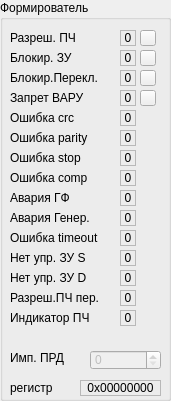
    <widget class="QGroupBox" name="groupFormerCtrl">
     <property name="geometry">
      <rect>
       <x>180</x>
       <y>20</y>
       <width>171</width>
       <height>401</height>
      </rect>
     </property>
     <property name="title">
      <string>Формирователь</string>
     </property>
     <widget class="QLabel" name="labelFormerCtrlt">
      <property name="geometry">
       <rect>
        <x>10</x>
        <y>380</y>
        <width>61</width>
        <height>16</height>
       </rect>
      </property>
      <property name="text">
       <string>регистр</string>
      </property>
     </widget>
     <widget class="QLabel" name="labelFormerCtrl">
      <property name="geometry">
       <rect>
        <x>80</x>
        <y>380</y>
        <width>81</width>
        <height>16</height>
       </rect>
      </property>
      <property name="frameShape">
       <enum>QFrame::StyledPanel</enum>
      </property>
      <property name="text">
       <string>0x00000000</string>
      </property>
      <property name="alignment">
       <set>Qt::AlignCenter</set>
      </property>
     </widget>
     <widget class="QLabel" name="labelFormerCtrl1t">
      <property name="geometry">
       <rect>
        <x>10</x>
        <y>30</y>
        <width>111</width>
        <height>16</height>
       </rect>
      </property>
      <property name="text">
       <string>Разреш. ПЧ</string>
      </property>
     </widget>
     <widget class="QLabel" name="labelFormerCtrl1">
      <property name="geometry">
       <rect>
        <x>120</x>
        <y>30</y>
        <width>16</width>
        <height>16</height>
       </rect>
      </property>
      <property name="frameShape">
       <enum>QFrame::StyledPanel</enum>
      </property>
      <property name="text">
       <string>0</string>
      </property>
      <property name="alignment">
       <set>Qt::AlignCenter</set>
      </property>
     </widget>
     <widget class="QPushButton" name="pushFormerCtrl1">
      <property name="geometry">
       <rect>
        <x>140</x>
        <y>30</y>
        <width>16</width>
        <height>16</height>
       </rect>
      </property>
      <property name="text">
       <string/>
      </property>
     </widget>
     <widget class="QPushButton" name="pushFormerCtrl2">
      <property name="geometry">
       <rect>
        <x>140</x>
        <y>50</y>
        <width>16</width>
        <height>16</height>
       </rect>
      </property>
      <property name="text">
       <string/>
      </property>
     </widget>
     <widget class="QLabel" name="labelFormerCtrl2t">
      <property name="geometry">
       <rect>
        <x>10</x>
        <y>50</y>
        <width>111</width>
        <height>16</height>
       </rect>
      </property>
      <property name="text">
       <string>Блокир. ЗУ</string>
      </property>
     </widget>
     <widget class="QLabel" name="labelFormerCtrl2">
      <property name="geometry">
       <rect>
        <x>120</x>
        <y>50</y>
        <width>16</width>
        <height>16</height>
       </rect>
      </property>
      <property name="frameShape">
       <enum>QFrame::StyledPanel</enum>
      </property>
      <property name="text">
       <string>0</string>
      </property>
      <property name="alignment">
       <set>Qt::AlignCenter</set>
      </property>
     </widget>
     <widget class="QLabel" name="labelFormerCtrl3">
      <property name="geometry">
       <rect>
        <x>120</x>
        <y>70</y>
        <width>16</width>
        <height>16</height>
       </rect>
      </property>
      <property name="frameShape">
       <enum>QFrame::StyledPanel</enum>
      </property>
      <property name="text">
       <string>0</string>
      </property>
      <property name="alignment">
       <set>Qt::AlignCenter</set>
      </property>
     </widget>
     <widget class="QPushButton" name="pushFormerCtrl3">
      <property name="geometry">
       <rect>
        <x>140</x>
        <y>70</y>
        <width>16</width>
        <height>16</height>
       </rect>
      </property>
      <property name="text">
       <string/>
      </property>
     </widget>
     <widget class="QLabel" name="labelFormerCtrl3t">
      <property name="geometry">
       <rect>
        <x>10</x>
        <y>70</y>
        <width>111</width>
        <height>16</height>
       </rect>
      </property>
      <property name="text">
       <string>Блокир.Перекл.</string>
      </property>
     </widget>
     <widget class="QPushButton" name="pushFormerCtrl5">
      <property name="geometry">
       <rect>
        <x>140</x>
        <y>90</y>
        <width>16</width>
        <height>16</height>
       </rect>
      </property>
      <property name="text">
       <string/>
      </property>
     </widget>
     <widget class="QLabel" name="labelFormerCtrl5t">
      <property name="geometry">
       <rect>
        <x>10</x>
        <y>90</y>
        <width>111</width>
        <height>16</height>
       </rect>
      </property>
      <property name="text">
       <string>Запрет ВАРУ</string>
      </property>
     </widget>
     <widget class="QLabel" name="labelFormerCtrl5">
      <property name="geometry">
       <rect>
        <x>120</x>
        <y>90</y>
        <width>16</width>
        <height>16</height>
       </rect>
      </property>
      <property name="frameShape">
       <enum>QFrame::StyledPanel</enum>
      </property>
      <property name="text">
       <string>0</string>
      </property>
      <property name="alignment">
       <set>Qt::AlignCenter</set>
      </property>
     </widget>
     <widget class="QLabel" name="labelFormerCtrl9">
      <property name="geometry">
       <rect>
        <x>120</x>
        <y>110</y>
        <width>16</width>
        <height>16</height>
       </rect>
      </property>
      <property name="frameShape">
       <enum>QFrame::StyledPanel</enum>
      </property>
      <property name="text">
       <string>0</string>
      </property>
      <property name="alignment">
       <set>Qt::AlignCenter</set>
      </property>
     </widget>
     <widget class="QLabel" name="labelFormerCtrl9t">
      <property name="geometry">
       <rect>
        <x>10</x>
        <y>110</y>
        <width>111</width>
        <height>16</height>
       </rect>
      </property>
      <property name="text">
       <string>Ошибка crc</string>
      </property>
     </widget>
     <widget class="QLabel" name="labelFormerCtrl10">
      <property name="geometry">
       <rect>
        <x>120</x>
        <y>130</y>
        <width>16</width>
        <height>16</height>
       </rect>
      </property>
      <property name="frameShape">
       <enum>QFrame::StyledPanel</enum>
      </property>
      <property name="text">
       <string>0</string>
      </property>
      <property name="alignment">
       <set>Qt::AlignCenter</set>
      </property>
     </widget>
     <widget class="QLabel" name="labelFormerCtrl10t">
      <property name="geometry">
       <rect>
        <x>10</x>
        <y>130</y>
        <width>111</width>
        <height>16</height>
       </rect>
      </property>
      <property name="text">
       <string>Ошибка parity</string>
      </property>
     </widget>
     <widget class="QLabel" name="labelFormerCtrl11">
      <property name="geometry">
       <rect>
        <x>120</x>
        <y>150</y>
        <width>16</width>
        <height>16</height>
       </rect>
      </property>
      <property name="frameShape">
       <enum>QFrame::StyledPanel</enum>
      </property>
      <property name="text">
       <string>0</string>
      </property>
      <property name="alignment">
       <set>Qt::AlignCenter</set>
      </property>
     </widget>
     <widget class="QLabel" name="labelFormerCtrl11t">
      <property name="geometry">
       <rect>
        <x>10</x>
        <y>150</y>
        <width>111</width>
        <height>16</height>
       </rect>
      </property>
      <property name="text">
       <string>Ошибка stop</string>
      </property>
     </widget>
     <widget class="QLabel" name="labelFormerCtrl12">
      <property name="geometry">
       <rect>
        <x>120</x>
        <y>170</y>
        <width>16</width>
        <height>16</height>
       </rect>
      </property>
      <property name="frameShape">
       <enum>QFrame::StyledPanel</enum>
      </property>
      <property name="text">
       <string>0</string>
      </property>
      <property name="alignment">
       <set>Qt::AlignCenter</set>
      </property>
     </widget>
     <widget class="QLabel" name="labelFormerCtrl12t">
      <property name="geometry">
       <rect>
        <x>10</x>
        <y>170</y>
        <width>111</width>
        <height>16</height>
       </rect>
      </property>
      <property name="text">
       <string>Ошибка comp</string>
      </property>
     </widget>
     <widget class="QLabel" name="labelFormerCtrl13">
      <property name="geometry">
       <rect>
        <x>120</x>
        <y>190</y>
        <width>16</width>
        <height>16</height>
       </rect>
      </property>
      <property name="frameShape">
       <enum>QFrame::StyledPanel</enum>
      </property>
      <property name="text">
       <string>0</string>
      </property>
      <property name="alignment">
       <set>Qt::AlignCenter</set>
      </property>
     </widget>
     <widget class="QLabel" name="labelFormerCtrl13t">
      <property name="geometry">
       <rect>
        <x>10</x>
        <y>190</y>
        <width>111</width>
        <height>16</height>
       </rect>
      </property>
      <property name="text">
       <string>Авария ГФ</string>
      </property>
     </widget>
     <widget class="QLabel" name="labelFormerCtrl14t">
      <property name="geometry">
       <rect>
        <x>10</x>
        <y>210</y>
        <width>111</width>
        <height>16</height>
       </rect>
      </property>
      <property name="text">
       <string>Авария Генер.</string>
      </property>
     </widget>
     <widget class="QLabel" name="labelFormerCtrl14">
      <property name="geometry">
       <rect>
        <x>120</x>
        <y>210</y>
        <width>16</width>
        <height>16</height>
       </rect>
      </property>
      <property name="frameShape">
       <enum>QFrame::StyledPanel</enum>
      </property>
      <property name="text">
       <string>0</string>
      </property>
      <property name="alignment">
       <set>Qt::AlignCenter</set>
      </property>
     </widget>
     <widget class="QLabel" name="labelFormerCtrl16t">
      <property name="geometry">
       <rect>
        <x>10</x>
        <y>230</y>
        <width>111</width>
        <height>16</height>
       </rect>
      </property>
      <property name="text">
       <string>Ошибка timeout</string>
      </property>
     </widget>
     <widget class="QLabel" name="labelFormerCtrl16">
      <property name="geometry">
       <rect>
        <x>120</x>
        <y>230</y>
        <width>16</width>
        <height>16</height>
       </rect>
      </property>
      <property name="frameShape">
       <enum>QFrame::StyledPanel</enum>
      </property>
      <property name="text">
       <string>0</string>
      </property>
      <property name="alignment">
       <set>Qt::AlignCenter</set>
      </property>
     </widget>
     <widget class="QLabel" name="labelFormerCtrl17t">
      <property name="geometry">
       <rect>
        <x>10</x>
        <y>350</y>
        <width>71</width>
        <height>16</height>
       </rect>
      </property>
      <property name="text">
       <string>Имп. ПРД</string>
      </property>
     </widget>
     <widget class="QSpinBox" name="spinFormerCtrl17">
      <property name="enabled">
       <bool>false</bool>
      </property>
      <property name="geometry">
       <rect>
        <x>90</x>
        <y>350</y>
        <width>71</width>
        <height>20</height>
       </rect>
      </property>
      <property name="minimum">
       <number>0</number>
      </property>
      <property name="maximum">
       <number>255</number>
      </property>
     </widget>
     <widget class="QLabel" name="labelFormerCtrl29t">
      <property name="geometry">
       <rect>
        <x>10</x>
        <y>250</y>
        <width>111</width>
        <height>16</height>
       </rect>
      </property>
      <property name="text">
       <string>Нет упр. ЗУ S</string>
      </property>
     </widget>
     <widget class="QLabel" name="labelFormerCtrl29">
      <property name="geometry">
       <rect>
        <x>120</x>
        <y>250</y>
        <width>16</width>
        <height>16</height>
       </rect>
      </property>
      <property name="frameShape">
       <enum>QFrame::StyledPanel</enum>
      </property>
      <property name="text">
       <string>0</string>
      </property>
      <property name="alignment">
       <set>Qt::AlignCenter</set>
      </property>
     </widget>
     <widget class="QLabel" name="labelFormerCtrl30t">
      <property name="geometry">
       <rect>
        <x>10</x>
        <y>270</y>
        <width>111</width>
        <height>16</height>
       </rect>
      </property>
      <property name="text">
       <string>Нет упр. ЗУ D</string>
      </property>
     </widget>
     <widget class="QLabel" name="labelFormerCtrl30">
      <property name="geometry">
       <rect>
        <x>120</x>
        <y>270</y>
        <width>16</width>
        <height>16</height>
       </rect>
      </property>
      <property name="frameShape">
       <enum>QFrame::StyledPanel</enum>
      </property>
      <property name="text">
       <string>0</string>
      </property>
      <property name="alignment">
       <set>Qt::AlignCenter</set>
      </property>
     </widget>
     <widget class="QLabel" name="labelFormerCtrl31">
      <property name="geometry">
       <rect>
        <x>120</x>
        <y>290</y>
        <width>16</width>
        <height>16</height>
       </rect>
      </property>
      <property name="frameShape">
       <enum>QFrame::StyledPanel</enum>
      </property>
      <property name="text">
       <string>0</string>
      </property>
      <property name="alignment">
       <set>Qt::AlignCenter</set>
      </property>
     </widget>
     <widget class="QLabel" name="labelFormerCtrl32t">
      <property name="geometry">
       <rect>
        <x>10</x>
        <y>310</y>
        <width>111</width>
        <height>16</height>
       </rect>
      </property>
      <property name="text">
       <string>Индикатор ПЧ</string>
      </property>
     </widget>
     <widget class="QLabel" name="labelFormerCtrl31t">
      <property name="geometry">
       <rect>
        <x>10</x>
        <y>290</y>
        <width>111</width>
        <height>16</height>
       </rect>
      </property>
      <property name="text">
       <string>Разреш.ПЧ пер.</string>
      </property>
     </widget>
     <widget class="QLabel" name="labelFormerCtrl32">
      <property name="geometry">
       <rect>
        <x>120</x>
        <y>310</y>
        <width>16</width>
        <height>16</height>
       </rect>
      </property>
      <property name="frameShape">
       <enum>QFrame::StyledPanel</enum>
      </property>
      <property name="text">
       <string>0</string>
      </property>
      <property name="alignment">
       <set>Qt::AlignCenter</set>
      </property>
     </widget>
    </widget>
